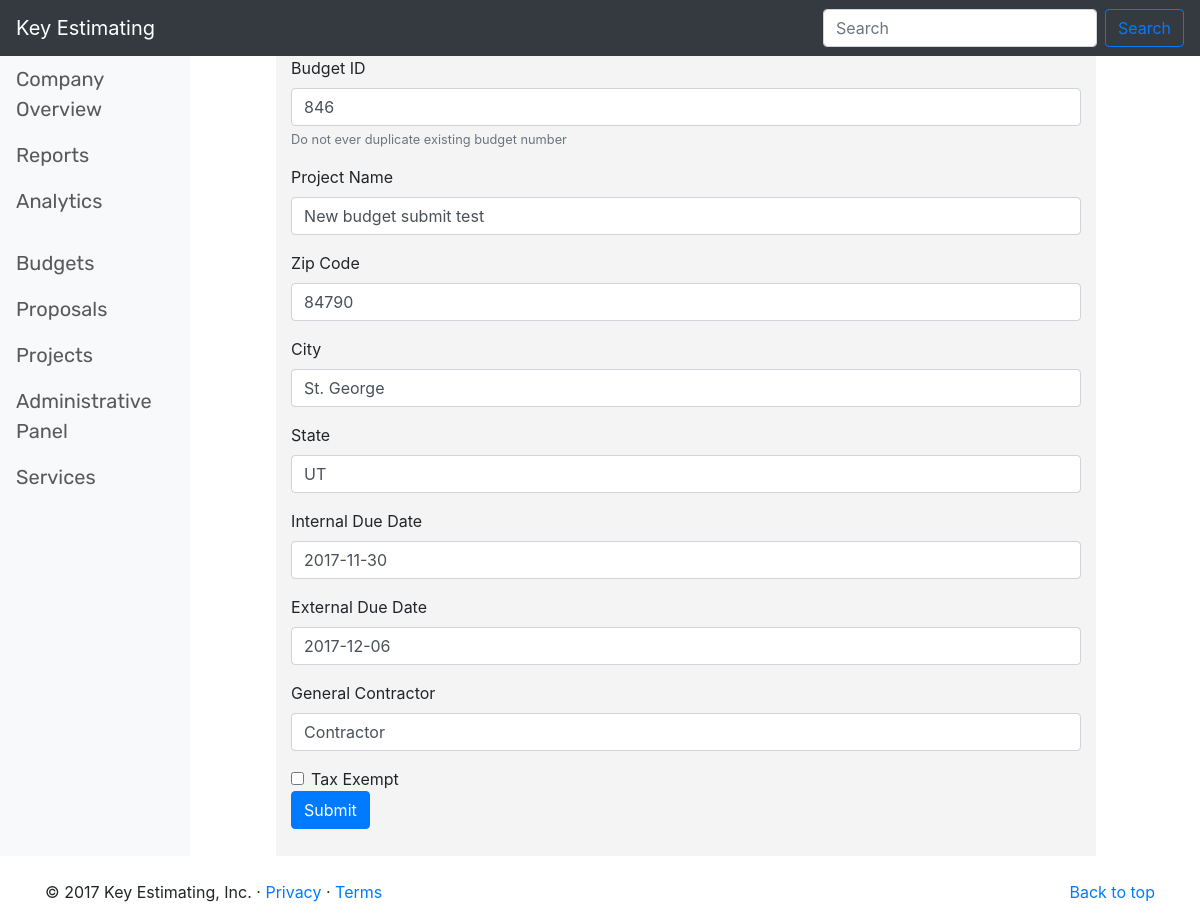
The page /templates/budget/5 on the database as committed earlier.
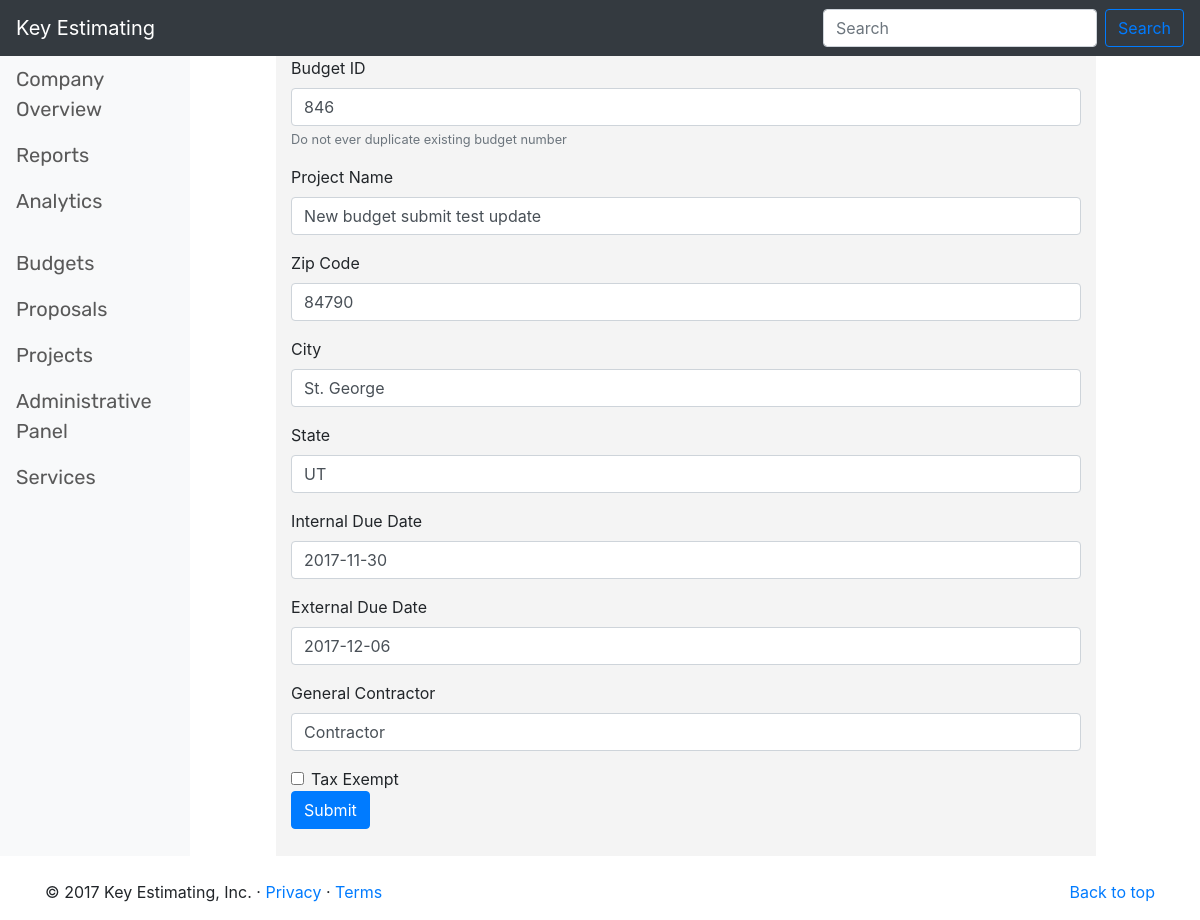
The same page on the database as committed later.
### WebApp/models.py (models this page shows, shortened)
class openBudgets(models.Model): #come back in and set appropriate fields to blank=false to force user to input information
    TAX_EXEMPT = '*'
    NOT_TAX_EXEMPT = ''
    IN_PROGRESS = 'In Progress'
    READY_TO_REVIEW = 'Ready For Review'
    REVIEWED = 'Reviewed'
    COMPLETE = 'Complete'
    BUDGET_STATUS_CHOICES = (
        (IN_PROGRESS, 'In Progress'),
        (READY_TO_REVIEW, 'Ready To Review'),
        (REVIEWED, 'Reviewed'),
        (COMPLETE, 'Completed'),
    )
    budget_id = models.PositiveIntegerField(unique = True)
    zip_code = models.PositiveIntegerField(unique = False)
    created = models.DateField(auto_now_add=True, editable=False)
    project_name = models.CharField(max_length = 255, unique = True)
    city = models.CharField(max_length = 35, unique = False)
    state = models.CharField(max_length = 35, unique = False)
    internal_due_date = models.DateField()
    external_due_date = models.DateField()
    estimator = models.CharField(null = True, blank = True, max_length = 50, unique = False)
    budget_amount = models.DecimalField(null = True, blank = True, max_digits = 15, decimal_places = 8)
    budget_complete = models.CharField(
        max_length = 20,
        choices = BUDGET_STATUS_CHOICES,
        default = IN_PROGRESS
    )
    tax_exempt_status = models.BooleanField()
    revised_date = models.DateField(auto_now=True, editable=False)
    general_contractor = models.CharField(max_length = 50, unique = False)
    class Meta:
        ordering = ['-budget_id']

### WebApp/views.py (the view, shortened to what this page needs)
# urls.py: url(r'^budget/(?P<pk>\d+)$', views.EditBudgetView.as_view(), name='budget-detail'),
class EditBudgetView(generic.UpdateView):   # allows budgets to by hyperlinked
    model = openBudgets
    form_class = NewBudgetForm
    template_name = "new_budget_information_page.html"

### WebApp/templates/new_budget_information_page.html (shortened to what this page needs)
{% extends 'base.html' %}
{% block content %}
<div class="col-lg-8" style="background-color: #F4F4F4; margin-left: 7%; ">
    <form action="" method="post"> {% csrf_token %}
        <div class="form-group">
            <label for="BudgetId">Budget ID</label>
            {{ form.budget_id }}
            <small id="budgetHelp" class="form-text text-muted">Do not ever duplicate existing budget number</small>
        </div>
        <div class="form-group">
            <label for="ProjectName">Project Name</label>
            {{ form.project_name }}
        </div>
        <div class="form-group">
            <label for="ZipCode">Zip Code</label>
            {{ form.zip_code }}
        </div>
        <div class="form-group">
            <label for="City">City</label>
            {{ form.city }}
        </div>
        <div class="form-group">
            <label for="State">State</label>
            {{ form.state }}
        </div>
        <div class="form-group">
            <label for="InternalDueDate">Internal Due Date</label>
            {{ form.internal_due_date }}
        </div>
        <div class="form-group">
            <label for="ExternalDueDate">External Due Date</label>
            {{ form.external_due_date }}
        </div>
        <div class="form-group">
            <label for="GeneralContractor">General Contractor</label>
            {{ form.general_contractor }}
        </div>
        <div class="form-check">
            <label class="form-check-label">
                {{ form.tax_exempt_status }} Tax Exempt
            </label>
        </div>
        <button type="submit" class="btn btn-primary">Submit</button>
    </form>
</div>
{% endblock %}

Rows that differ between the two databases and show on the page:
changed openBudgets "St. George": project_name "New budget submit test" → "New budget submit test update"
